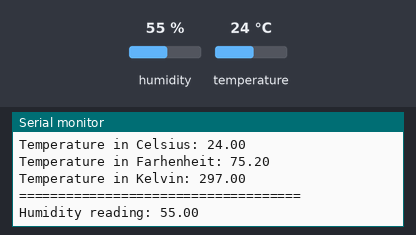
Recording of a sketch running on a simulated ESP8266 (NodeMCU). On the bench: the last lines printed to the serial monitor. The inputs (shaded band) are chosen by the test bench; at power-on: humidity 55 %, temperature 24 °C.

Above: at 4.8 s.
4.9 s: humidity set to 22 %
At 5.8 s:
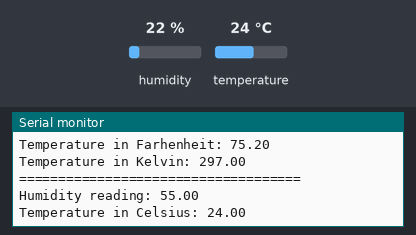
9.9 s: temperature set to 12 °C
At 10.5 s:
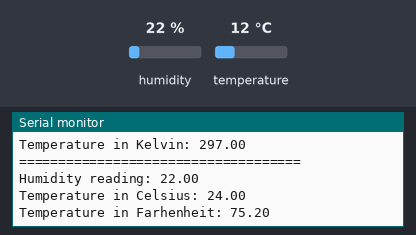
14.9 s: humidity set to 40 %
At 15.9 s:
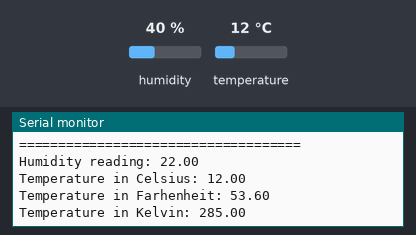
Timing chart, 0 to 17.9 s (numbered marks = the images above; inputs shaded):
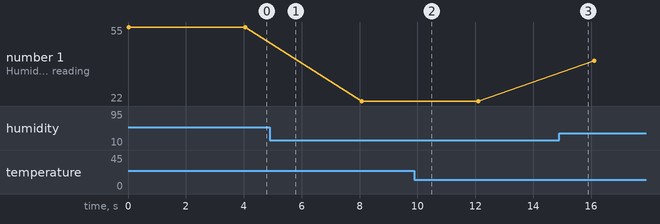

The sketch:

sketch_jan17a.ino
```cpp
#include <ESP8266WiFi.h>
#include<DHT.h>
#include<DHT_U.h>
#define Type DHT11
int sensePin=D7;
DHT HT(sensePin,Type);
float humidity, tempC, tempF, tempK;
void setup() {
  Serial.begin(9600);
  HT.begin();

}

void loop() {
  humidity=HT.readHumidity();
  Serial.print("Humidity reading: ");
  Serial.println(humidity);
  delay(1000);
  tempC=HT.readTemperature();
  Serial.println("Temperature in Celsius: "+String(tempC));
  delay(1000);
  tempF=(tempC*9.0/5.0)+32;
  Serial.println("Temperature in Farhenheit: "+String(tempF));
  delay(1000);
  tempK=tempC+273.0;
  Serial.println("Temperature in Kelvin: "+String(tempK));
  delay(1000);
  Serial.println("====================================");
}
```

Measured:
- plotted number 1: 55 → 22 after the input at 4.9 s, 22 → 40 after the input at 14.9 s
